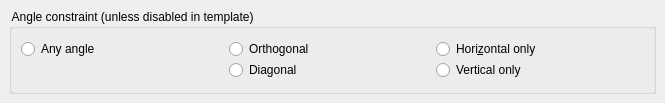
<?xml version="1.0" encoding="UTF-8"?>
<ui version="4.0">
 <class>RulerConfigPage3</class>
 <widget class="QFrame" name="RulerConfigPage3">
  <property name="geometry">
   <rect>
    <x>0</x>
    <y>0</y>
    <width>665</width>
    <height>103</height>
   </rect>
  </property>
  <property name="windowTitle">
   <string>Settings</string>
  </property>
  <layout class="QVBoxLayout">
   <property name="spacing">
    <number>6</number>
   </property>
   <property name="leftMargin">
    <number>9</number>
   </property>
   <property name="topMargin">
    <number>9</number>
   </property>
   <property name="rightMargin">
    <number>9</number>
   </property>
   <property name="bottomMargin">
    <number>9</number>
   </property>
   <item>
    <widget class="QGroupBox" name="buttonGroup2">
     <property name="sizePolicy">
      <sizepolicy hsizetype="Preferred" vsizetype="Preferred">
       <horstretch>0</horstretch>
       <verstretch>0</verstretch>
      </sizepolicy>
     </property>
     <property name="title">
      <string> Angle constraint (unless disabled in template)</string>
     </property>
     <layout class="QGridLayout">
      <property name="leftMargin">
       <number>9</number>
      </property>
      <property name="topMargin">
       <number>9</number>
      </property>
      <property name="rightMargin">
       <number>9</number>
      </property>
      <property name="bottomMargin">
       <number>9</number>
      </property>
      <property name="spacing">
       <number>0</number>
      </property>
      <item row="0" column="2">
       <widget class="QRadioButton" name="ruler_hor_rb">
        <property name="text">
         <string>Hori&amp;zontal only</string>
        </property>
       </widget>
      </item>
      <item row="0" column="0">
       <widget class="QRadioButton" name="ruler_any_angle_rb">
        <property name="text">
         <string>Any angle</string>
        </property>
       </widget>
      </item>
      <item row="0" column="1">
       <widget class="QRadioButton" name="ruler_ortho_rb">
        <property name="text">
         <string>Orthogonal</string>
        </property>
       </widget>
      </item>
      <item row="1" column="1">
       <widget class="QRadioButton" name="ruler_diag_rb">
        <property name="text">
         <string>Diagonal</string>
        </property>
       </widget>
      </item>
      <item row="1" column="2">
       <widget class="QRadioButton" name="ruler_vert_rb">
        <property name="text">
         <string>Vertical only</string>
        </property>
       </widget>
      </item>
     </layout>
    </widget>
   </item>
  </layout>
 </widget>
 <layoutdefault spacing="6" margin="11"/>
 <tabstops>
  <tabstop>ruler_any_angle_rb</tabstop>
  <tabstop>ruler_ortho_rb</tabstop>
  <tabstop>ruler_diag_rb</tabstop>
  <tabstop>ruler_hor_rb</tabstop>
  <tabstop>ruler_vert_rb</tabstop>
 </tabstops>
 <resources/>
 <connections/>
</ui>
